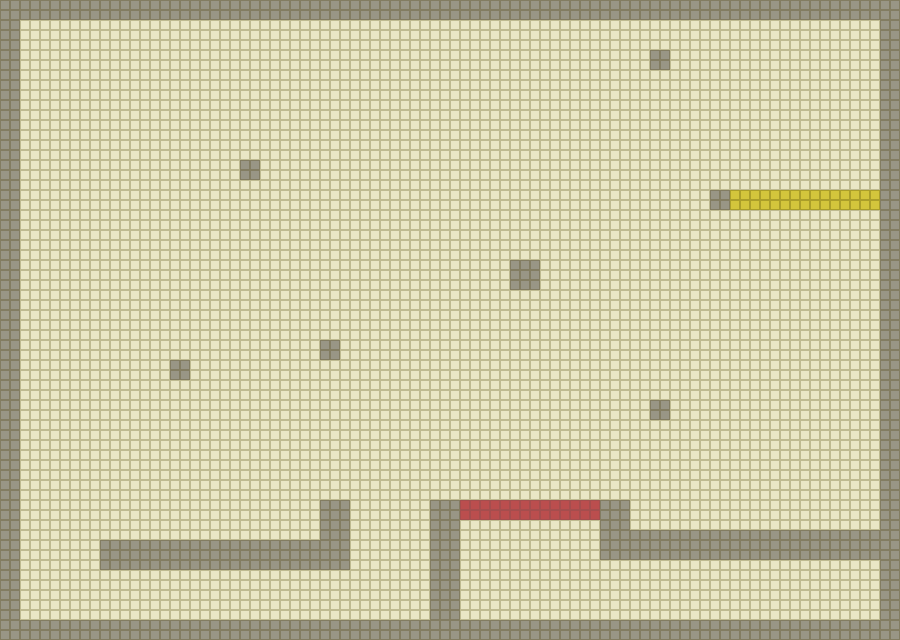

Tiled map render using the project's own tile images. Description and the map definition, with tile-layer contents summarised, below:
An orthogonal 90x64 tile map with 10x10 px tiles, 4 tile layers (Ground, Walls, RedDoor, YellowDoor) and 5 objects (playerSpawn, enemySpawn1, enemySpawn2, buttonSpawn1, buttonSpawn2).

<map version="1.8" tiledversion="1.8.5" orientation="orthogonal" renderorder="right-down" width="90" height="64" tilewidth="10" tileheight="10" infinite="0" nextlayerid="7" nextobjectid="31">
 <editorsettings>
  <export target="testlvl.json" format="json" />
 </editorsettings>
 <tileset firstgid="1" name="PlsTiles" tilewidth="10" tileheight="10" tilecount="4" columns="2">
  <image source="TestTileSet.png" width="20" height="20" />
  <tile id="0">
   <properties>
    <property name="collides" type="bool" value="true" />
    <property name="color" value="red" />
   </properties>
  </tile>
  <tile id="1">
   <properties>
    <property name="collides" type="bool" value="true" />
    <property name="color" value="yellow" />
   </properties>
  </tile>
  <tile id="2">
   <properties>
    <property name="collides" type="bool" value="true" />
   </properties>
  </tile>
  <tile id="3">
   <properties>
    <property name="collides" type="bool" value="false" />
   </properties>
  </tile>
 </tileset>
 <layer id="1" name="Ground" width="90" height="64">
  <data>[5760 cells, 5760 non-empty, 2 distinct tile ids]</data>
 </layer>
 <layer id="2" name="Walls" width="90" height="64">
  <data>[5760 cells, 849 non-empty, 1 distinct tile ids]</data>
 </layer>
 <layer id="5" name="RedDoor" width="90" height="64">
  <data>[5760 cells, 28 non-empty, 1 distinct tile ids]</data>
 </layer>
 <layer id="6" name="YellowDoor" width="90" height="64">
  <data>[5760 cells, 30 non-empty, 1 distinct tile ids]</data>
 </layer>
 <objectgroup id="3" name="Objects">
  <object id="1" name="playerSpawn" x="412" y="212">
   <properties>
    <property name="size" type="int" value="50" />
   </properties>
   <point />
  </object>
  <object id="2" name="enemySpawn1" x="125" y="191">
   <properties>
    <property name="size" type="int" value="40" />
   </properties>
   <point />
  </object>
  <object id="3" name="enemySpawn2" x="797" y="335">
   <properties>
    <property name="size" type="int" value="80" />
   </properties>
   <point />
  </object>
  <object id="29" name="buttonSpawn1" x="254" y="594">
   <properties>
    <property name="door" value="red" />
    <property name="size" type="int" value="20" />
   </properties>
   <point />
  </object>
  <object id="30" name="buttonSpawn2" x="684" y="44">
   <properties>
    <property name="door" value="yellow" />
    <property name="size" type="int" value="40" />
   </properties>
   <point />
  </object>
 </objectgroup>
</map>
